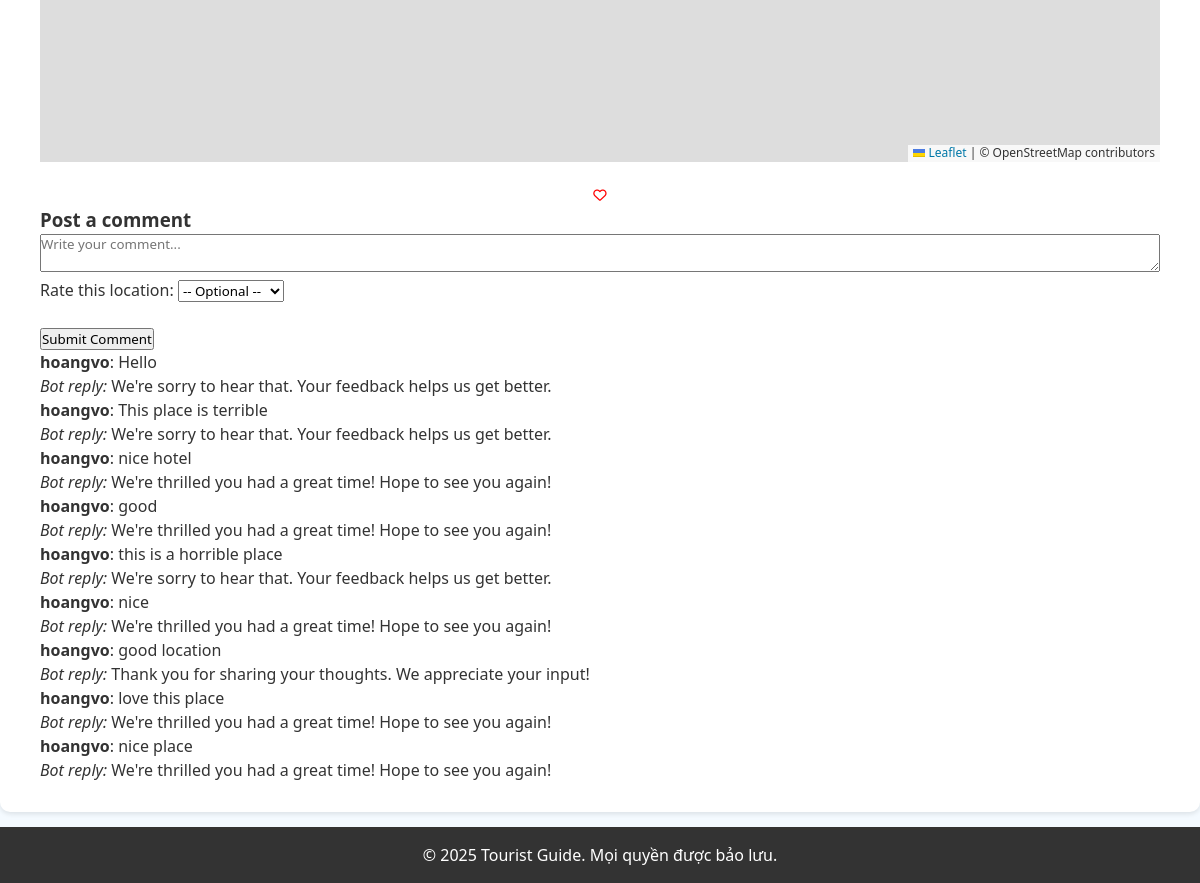
The app's page /AC001/ (signed in, lower part), older data.
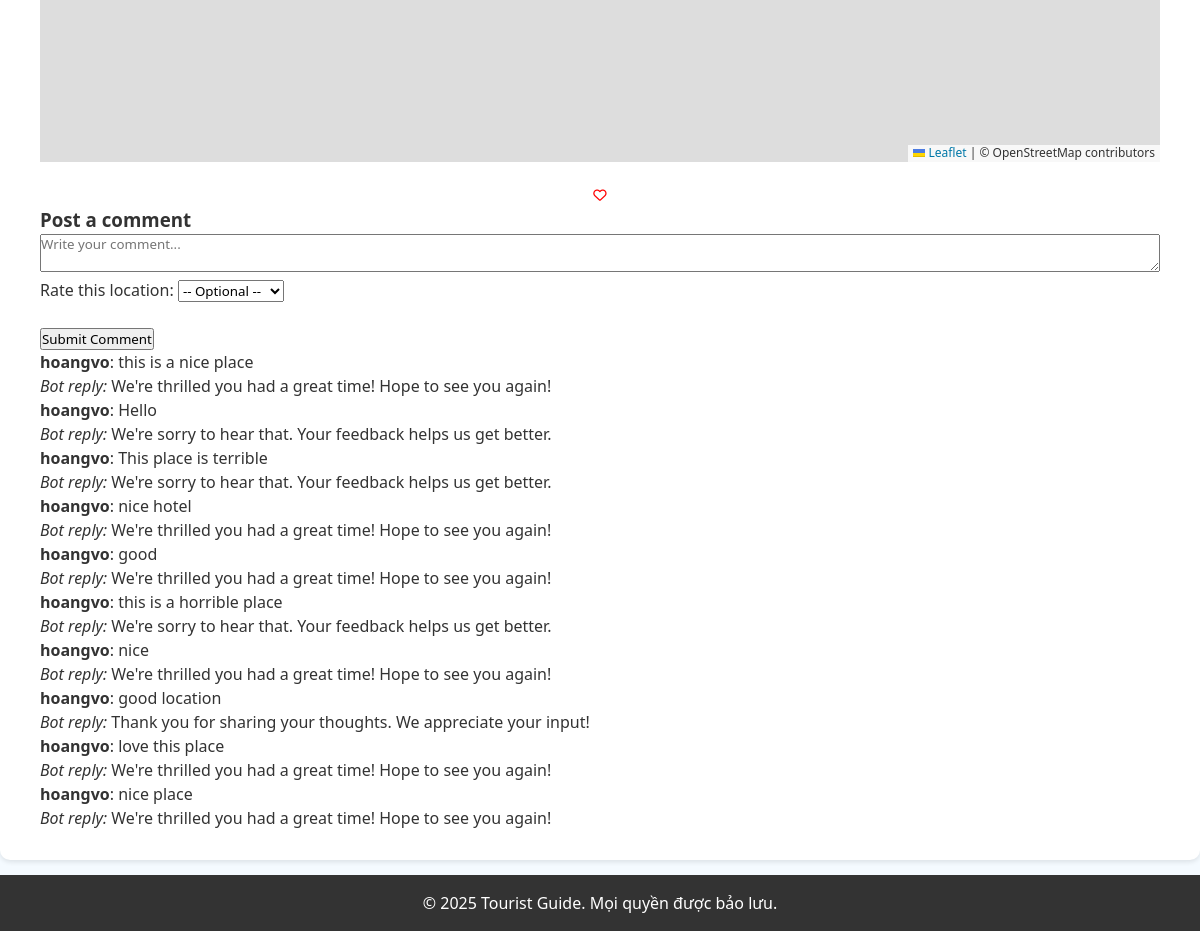
The same page, newer data.
### location/models.py (models this page shows, shortened)
class Comment(models.Model):
    user = models.ForeignKey(User, on_delete=models.CASCADE, related_name='comments')
    location = models.ForeignKey(Location, on_delete=models.CASCADE, related_name='comments')
    content = models.TextField()
    rating = models.IntegerField(null=True, blank=True)
    created_at = models.DateTimeField(auto_now_add=True)
    updated_at = models.DateTimeField(auto_now=True)
    is_edited = models.BooleanField(default=False)
    is_flagged = models.BooleanField(default=False)
    bot_reply = models.TextField(blank=True, null=True)
    parent = models.ForeignKey('self', on_delete=models.CASCADE, null=True, blank=True, related_name='replies')
    class Meta:
        ordering = ['-created_at']  # Show newest comments first

### location/views.py (the view)
# urls.py: path('<str:location_code>/',views.display_location, name='display_location'),
@login_required
def display_location(request, location_code):
    location = get_object_or_404(Location, code=location_code)
    if request.method == 'POST':
        content = request.POST.get('content', '').strip()
        rating = request.POST.get('rating')
        if not content:
            return redirect('display_location', location_code=location_code)
        bot_reply = "Thanks for your comment!"  # Default fallback reply
        if not rating:
            sentiment = predict_sentiment(content)
            if sentiment == "positive":
                bot_reply = "We're thrilled you had a great time! Hope to see you again!"
                rating = 4
            elif sentiment == "negative":
                bot_reply = "We're sorry to hear that. Your feedback helps us get better."
                rating = 2
            else:
                bot_reply = "Thank you for sharing your thoughts. We appreciate your input!"
                rating = 3
        else:
            try:
                rating = int(rating)
            except ValueError:
                rating = 3  # default rating if invalid
            if rating == 5:
                bot_reply = "Awesome! We're thrilled you loved it!"
            elif rating == 4:
                bot_reply = "Great! Glad you had a good time."
            elif rating == 3:
                bot_reply = "Thanks! We'll try to make your next visit even better."
            elif rating == 2:
                bot_reply = "Sorry to hear that. We hope things improve."
            elif rating == 1:
                bot_reply = "We sincerely apologize. Your feedback is valuable to us."
            else:
                bot_reply = "Thanks for your feedback!"
        Comment.objects.create(
            location=location,
            user=request.user,
            content=content,
            rating=rating,
            bot_reply=bot_reply
        )
        return redirect('display_location', location_code=location_code)
    else:
        comments = Comment.objects.filter(location=location, parent=None).prefetch_related('replies').order_by('-created_at')
        rating = round(location.rating * 2) / 2 if location.rating else 0
        full_stars = int(rating)
        has_half = (rating - full_stars) >= 0.5
        star_html = '<i class="fas fa-star"></i>' * full_stars
        if has_half:
            star_html += '<i class="fas fa-star-half-alt"></i>'
            empty_stars = 5 - full_stars - 1
        else:
            empty_stars = 5 - full_stars
        star_html += '<i class="far fa-star"></i>' * empty_stars
        if request.user.is_authenticated and location.favourited_by.filter(id=request.user.id).exists():
            favourite_symbol = '<i class="fa-solid fa-heart"></i>'
        else:
            favourite_symbol = '<i class="fa-regular fa-heart"></i>'
        lat, long = location.coordinate.split(", ")
        open_time = location.open_time.strftime("%H:%M") if location.open_time else "N/A"
        close_time = location.close_time.strftime("%H:%M") if location.close_time else "N/A"
        if open_time == "00:00" and close_time == "23:59":
            open_time_str = "All day"
        elif location.close_time and location.open_time and location.close_time < location.open_time:
            open_time_str = f"{open_time} - {close_time} (The next day)"
        else:
            open_time_str = f"{open_time} - {close_time}"
        return render(request, "display_location/display.html", {
            "code": location.code,
            "location_name": location.location,
            "type": location.type,
            "open_time": open_time_str,
            "ticket_info": location.ticket_info,
            "address": location.address,
            "image_path": location.image_path,
            "long_description": location.long_description,
            "favourite_symbol": favourite_symbol,
            "lat": lat,
            "long": long,
            "star_html": star_html,
            "comments": comments,
            "location_obj": location  # dùng cho form POST
        })

### location/templates/display_location/display.html (shortened to what this page needs)
{% extends "layout/layout.html" %}
{% load static %}
{% block css %}
<link rel="stylesheet" href="{% static 'css/display_location.css' %}">
<link rel="stylesheet" href="https://unpkg.com/leaflet/dist/leaflet.css" />
<link rel="stylesheet" href="{% static 'css/display_location.css' %}?v={{ timestamp }}">
{% endblock %}
{% block body %}
<div class="location-container">
    <div id="map"></div>
    <div class="favourite-block">
        <div class="favourite-location">
            <form method="post" action="{% url 'locations' %}" class="fav-form" style="display:inline;">
                <button type="submit" style="background: none; border: none; padding: 0; cursor: pointer;">
                    {{ favourite_symbol|safe }}
                </button>
            </form>
        </div>
    </div>
    <h3>Post a comment</h3>
    <form id="comment-form">
        <textarea name="content" placeholder="Write your comment..." required></textarea>
        <label for="rating">Rate this location:</label>
        <select name="rating" id="rating">
            <option value="">-- Optional --</option>
        </select>
        <br><br>
        <button type="submit">Submit Comment</button>
    </form>
    {% for comment in comments %}
        <div class="comment">
            <p><strong>{{ comment.user.username }}</strong>: {{ comment.content }}</p>
            <p><em>Bot reply:</em> {{ comment.bot_reply }}</p>
        </div>
    {% endfor %}
</div>
{% endblock %}

Row changes from the older to the newer data that the page shows:
added Comment: user.username "hoangvo", content "this is a nice place", bot_reply "We're thrilled you had a great time! Hope to see you again!"
